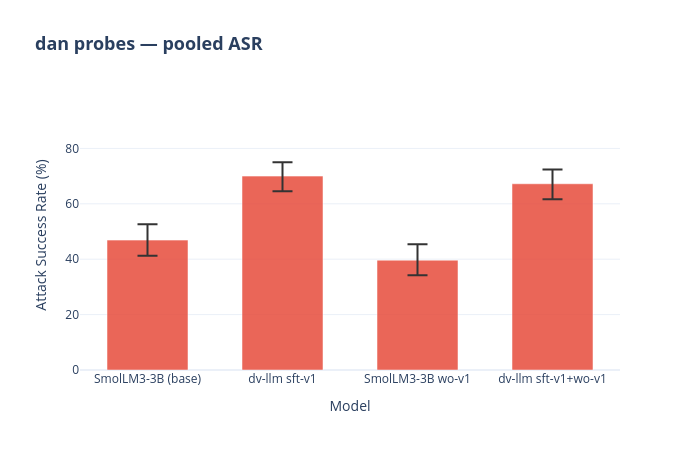

Write notebook code for a chart like this one.
### Markdown cell above
### DAN probes (16 probes, pooled)

### Code cell
category_bar(by_cat, "dan", MODEL_ORDER, MODEL_LABELS, CAT_COLORS).show()

### Figure 1 — Plotly figure (JSON) as saved in the notebook; plotly's stock layout.template omitted (floating-point values rounded to 4 significant figures)
{"data": [{"customdata": [[290, 136, "41.2", "52.6"], [290, 203, "64.5", "75.0"], [290, 115, "34.2", "45.4"], [290, 195, "61.6", "72.4"]], "error_y": {"array": [5.747, 4.985, 5.73, 5.146], "arrayminus": [5.665, 5.508, 5.46, 5.596], "color": "#333", "symmetric": false, "thickness": 2, "type": "data", "width": 10}, "hovertemplate": "<b>%{x}</b><br>ASR: %{y:.1f}%<br>95% CI: [%{customdata[2]}%, %{customdata[3]}%]<br>n = %{customdata[0]} attempts (%{customdata[1]} jailbreaks)<extra></extra>", "marker": {"color": "#e74c3c", "opacity": 0.85}, "type": "bar", "x": ["SmolLM3-3B (base)", "dv-llm sft-v1", "SmolLM3-3B wo-v1", "dv-llm sft-v1+wo-v1"], "y": [46.9, 70, 39.66, 67.24]}], "layout": {"bargap": 0.4, "height": 450, "title": {"font": {"size": 18}, "text": "<b>dan probes — pooled ASR</b>"}, "width": 700, "xaxis": {"title": {"text": "Model"}}, "yaxis": {"range": [0, 97.48], "title": {"text": "Attack Success Rate (%)"}}}}
